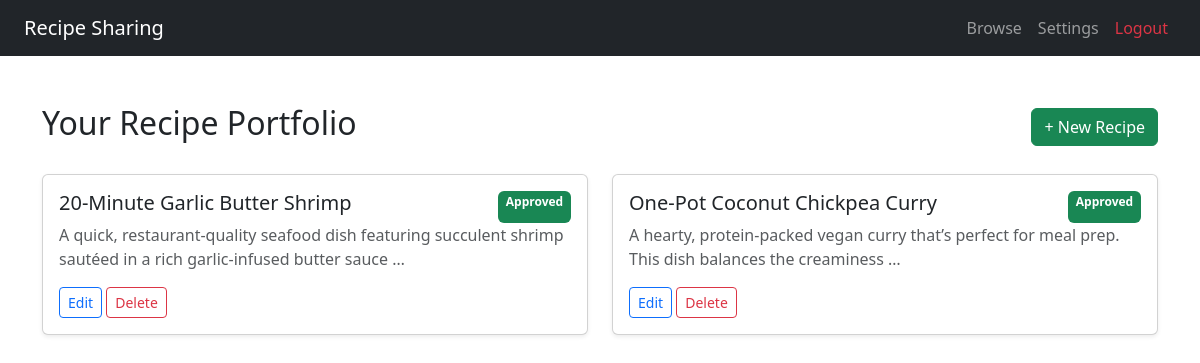
Page /my-recipes/ (signed in) on the committed database.
### Recipie_app/models.py (models this page shows, shortened)
class Recipe(models.Model):
    author = models.ForeignKey(Account, on_delete=models.CASCADE)
    title = models.CharField(max_length=200)
    description = models.TextField()
    category = models.ForeignKey(Category, on_delete=models.SET_NULL, null=True, blank=True)
    ingredients = models.TextField()
    instructions = models.TextField()
    image = models.ImageField(upload_to='recipe_pics/', blank=True, null=True)
    is_approved = models.BooleanField(default=False) # Controlled by Admin
    created_on = models.DateTimeField(auto_now_add=True)

### Recipie_app/views.py (the view)
# urls.py: path('my-recipes/', my_recipes, name='my_recipes'),
def my_recipes(request):
    user = get_logged_user(request)
    recipes = Recipe.objects.filter(author=user)
    return render(request, 'my_recipes.html', {'recipes': recipes})

### Recipie_app/views.py (called while the page is built)
def get_logged_user(request):
    user_id = request.session.get('user_id')
    if user_id:
        return Account.objects.get(id=user_id)
    return None

### Recipie_app/templates/my_recipes.html (shortened to what this page needs)
<!DOCTYPE html>
<html lang="en">
<head>
    <link rel="stylesheet" href="https://cdn.jsdelivr.net/npm/bootstrap@5.3.0/dist/css/bootstrap.min.css">
</head>
<body>
    <nav class="navbar navbar-expand-lg navbar-dark bg-dark px-4 mb-4">
        <a class="navbar-brand font-weight-bold" href="{% url 'home' %}">Recipe Sharing</a>
        <div class="navbar-nav ms-auto">
            {% if request.session.user_id %}
            <a class="nav-link" href="{% url 'home' %}">Browse</a>
            <a class="nav-link" href="{% url 'profile' %}">Settings</a>
            <a class="nav-link text-danger" href="{% url 'logout' %}">Logout</a>
            {% else %}
            <a class="nav-link" href="{% url 'login' %}">Login</a>
            <a class="btn btn-primary btn-sm ms-2" href="{% url 'register' %}">Sign Up</a>
            {% endif %}
        </div>
    </nav>
    <div class="container mt-5">
        <div class="d-flex justify-content-between align-items-center mb-4">
            <h2>Your Recipe Portfolio</h2>
            <a href="{% url 'submit_recipe' %}" class="btn btn-success">+ New Recipe</a>
        </div>
        <div class="row">
            {% for r in recipes %}
            <div class="col-md-6 mb-3">
                <div class="card h-100 shadow-sm">
                    <div class="card-body">
                        <div class="d-flex justify-content-between">
                            <h5 class="card-title">{{ r.title }}</h5>
                            {% if r.is_approved %}
                            <span class="badge bg-success">Approved</span>
                            {% else %}
                            <span class="badge bg-warning text-dark">Pending Review</span>
                            {% endif %}
                        </div>
                        <p class="card-text text-muted">{{ r.description|truncatewords:15 }}</p>
                        <div class="mt-3">
                            <a href="{% url 'edit_recipe' r.id %}" class="btn btn-sm btn-outline-primary">Edit</a>
                            <a href="{% url 'delete_recipe' r.id %}" class="btn btn-sm btn-outline-danger"
                                onclick="return confirm('Delete this recipe?')">Delete</a>
                        </div>
                    </div>
                </div>
            </div>
            {% empty %}
            <div class="col-12 text-center py-5">
                <p class="text-muted">You haven't submitted any recipes yet.</p>
                <a href="{% url 'submit_recipe' %}" class="btn btn-primary">Submit Your First Recipe</a>
            </div>
            {% endfor %}
        </div>
    </div>
</body>
</html>

### rows in the picture
Recipe: title "20-Minute Garlic Butter Shrimp", is_approved "Approved", description "A quick, restaurant-quality seafood dish featuring succulent shrimp sautéed in a rich garlic-infused butter sauce …"
Recipe: title "One-Pot Coconut Chickpea Curry", is_approved "Approved", description "A hearty, protein-packed vegan curry that’s perfect for meal prep. This dish balances the creaminess …"
